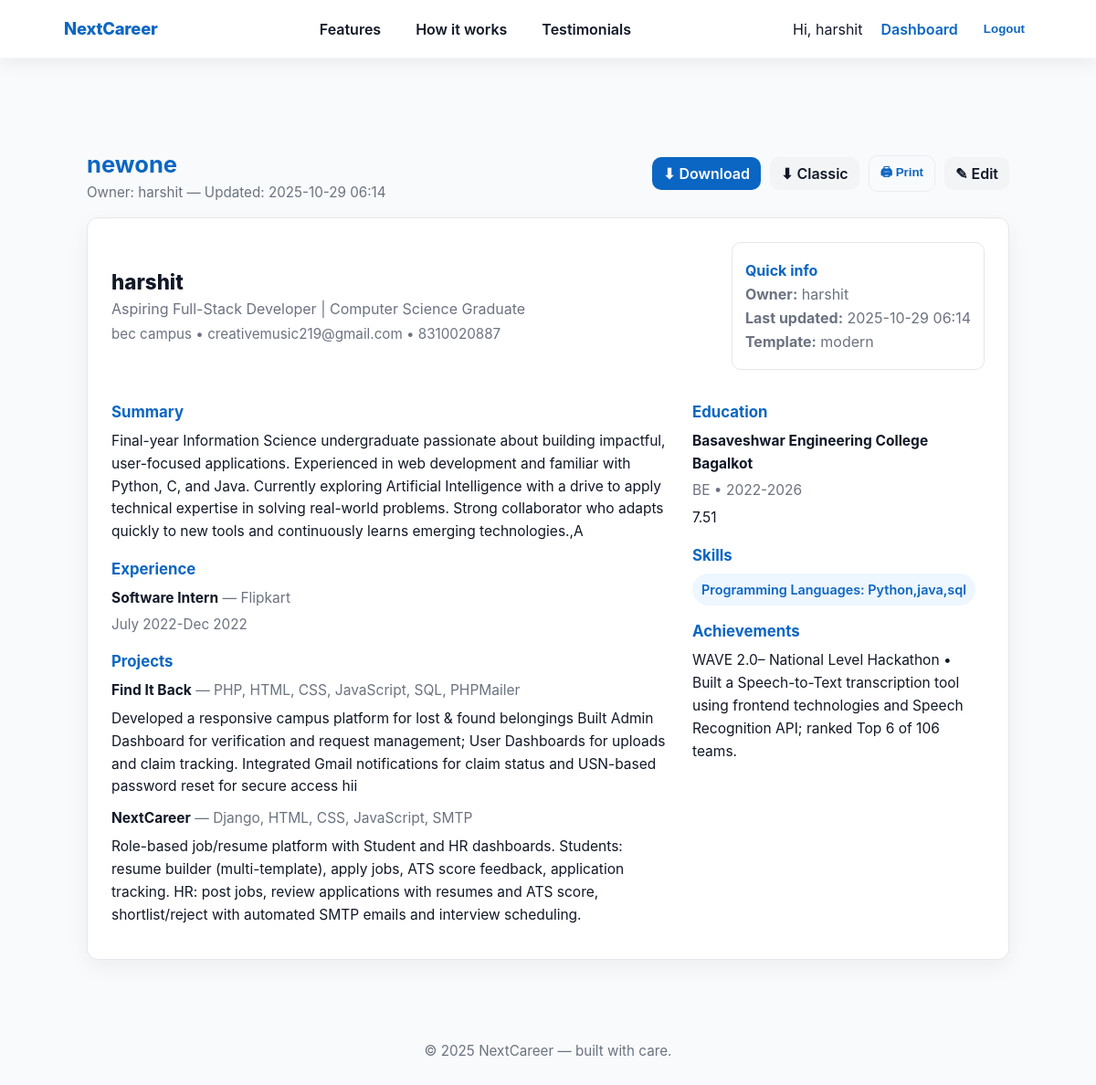
Page /jobs/resume/5/ (signed in) on the committed database.
### accounts/models.py (models this page shows, shortened)
class User(AbstractUser):
    ROLE_STUDENT = 'student'
    ROLE_HR = 'hr'
    ROLE_CHOICES = [
        (ROLE_STUDENT, 'Student'),
        (ROLE_HR, 'HR'),
    ]
    role = models.CharField(max_length=20, choices=ROLE_CHOICES, default=ROLE_STUDENT)

### jobs/models.py (models this page shows, shortened)
class Resume(models.Model):
    owner = models.ForeignKey(settings.AUTH_USER_MODEL, on_delete=models.CASCADE, related_name='resumes')
    title = models.CharField(max_length=255, default='My Resume')
    data = models.JSONField(default=dict, blank=True)
    created_at = models.DateTimeField(auto_now_add=True)
    updated_at = models.DateTimeField(auto_now=True)
    pdf_file = models.FileField(upload_to=resume_pdf_upload_path, null=True, blank=True)

### jobs/views.py (the view)
# urls.py: path('jobs/resume/<int:resume_id>/', jobs_views.resume_detail, name='resume_detail'),
@login_required
def resume_detail(request, resume_id):
    resume = get_object_or_404(Resume, id=resume_id)
    if resume.owner != request.user and not (getattr(request.user, 'role', None) == 'hr' or getattr(request.user, 'is_staff', False)):
        return HttpResponseForbidden("Not allowed")
    return render(request, 'jobs/resume_detail.html', {'resume': resume})

### templates/jobs/resume_detail.html (shortened to what this page needs)
{% extends 'base.html' %}
{% load static %}
{% block content %}
<div class="resume-wrap" role="main">
  <header class="resume-header" aria-labelledby="resume-title">
    <div>
      <h1 id="resume-title" class="resume-title">{{ resume.title }}</h1>
      <div class="resume-meta">Owner: {{ resume.owner.username }} — Updated: {{ resume.updated_at|date:"Y-m-d H:i" }}</div>
    </div>
    <div class="actions" aria-hidden="false">
      <a class="btn" href="{% url 'resume_download' resume.id %}?template=modern" title="Download PDF (Modern)">
        ⬇ Download
      </a>
      <a class="btn secondary" href="{% url 'resume_download' resume.id %}?template=classic" title="Download PDF (Classic)">
        ⬇ Classic
      </a>
      <button class="btn ghost" id="print-btn" type="button" title="Print resume">🖨 Print</button>
      <a class="btn secondary" href="{% url 'edit_resume' resume.id %}">✎ Edit</a>
    </div>
  </header>
  <article class="resume-card" aria-label="Resume content">
    <div class="person-head">
      <div class="person-left">
        <h2 class="name">{{ resume.data.personal.full_name|default:'' }}</h2>
        <div class="headline">{{ resume.data.personal.headline|default:'' }}</div>
        <div class="contact" aria-label="Contact information">
          {% with loc=resume.data.personal.location email=resume.data.personal.email phone=resume.data.personal.phone %}
            {% if loc %}{{ loc }}{% endif %}
            {% if email %} • <a href="mailto:{{ email }}">{{ email }}</a>{% endif %}
            {% if phone %} • <a href="tel:{{ phone }}">{{ phone }}</a>{% endif %}
          {% endwith %}
        </div>
      </div>
      <aside class="meta-box" aria-labelledby="quick-stats">
        <p id="quick-stats" style="font-weight:700;color:var(--primary)">Quick info</p>
        <p><strong>Owner:</strong> {{ resume.owner.username }}</p>
        <p><strong>Last updated:</strong> {{ resume.updated_at|date:"Y-m-d H:i" }}</p>
        <p><strong>Template:</strong> {{ request.GET.template|default:"modern" }}</p>
      </aside>
    </div>
    <div class="grid-2">
      <div>
        <section class="section" id="summary">
          <h3>Summary</h3>
          <p>{{ resume.data.summary|default:"—" }}</p>
        </section>
        <section class="section" id="experience">
          <h3>Experience</h3>
          {% if resume.data.experience %}
            {% for ex in resume.data.experience %}
              <div style="margin-bottom:10px;">
                <strong>{{ ex.title }}</strong> <span style="color:var(--muted)">— {{ ex.company }}</span>
                <div style="font-size:0.95rem;color:var(--muted)">{{ ex.duration }}</div>
              </div>
            {% endfor %}
          {% else %}
            <p class="muted">No experience listed.</p>
          {% endif %}
        </section>
        <section class="section" id="projects">
          <h3>Projects</h3>
          {% if resume.data.projects %}
            {% for p in resume.data.projects %}
              <div style="margin-bottom:10px;">
                <strong>{{ p.title }}</strong>
                {% if p.tech %}<span style="color:var(--muted)"> — {{ p.tech }}</span>{% endif %}
                <div style="margin-top:6px;">{{ p.description }}</div>
              </div>
            {% endfor %}
          {% else %}
            <p class="muted">No projects listed.</p>
          {% endif %}
        </section>
      </div>
      <aside>
        <section class="section" id="education">
          <h3>Education</h3>
          {% if resume.data.education %}
            {% for e in resume.data.education %}
              <div style="margin-bottom:10px;">
                <strong>{{ e.school }}</strong>
                <div style="color:var(--muted)">{{ e.degree }} • {{ e.duration }}</div>
                <div style="margin-top:6px;">{{ e.details }}</div>
              </div>
            {% endfor %}
          {% else %}
            <p class="muted">No education listed.</p>
          {% endif %}
        </section>
        <section class="section" id="skills">
          <h3>Skills</h3>
          <div class="skills" aria-label="Skills list">
            {% if resume.data.skills %}
              {% for s in resume.data.skills %}
                <span class="skill-pill">{{ s }}</span>
              {% endfor %}
            {% else %}
              <p class="muted">No skills listed.</p>
            {% endif %}
          </div>
        </section>
        <section class="section" id="achievements">
          <h3>Achievements</h3>
          <div>{{ resume.data.achievements|default:"—" }}</div>
        </section>
      </aside>
    </div>
  </article>
</div>
{% endblock %}

### templates/base.html (shortened to what this page needs)
{% load static %}
<!doctype html>
<html lang="en">
<head>
</head>
<body>
  {% if request.resolver_match and request.resolver_match.url_name != 'login' and request.resolver_match.url_name != 'signup' %}
    <header>
      <nav class="site-nav" role="navigation" aria-label="Main">
        <div class="nav-inner">
          <a class="brand" href="{% url 'home' %}">NextCareer</a>
          <ul class="nav-links" id="desktop-links" role="menubar">
            <li role="none"><a role="menuitem" href="{% url 'home' %}#features">Features</a></li>
            <li role="none"><a role="menuitem" href="{% url 'home' %}#how-it-works">How it works</a></li>
            <li role="none"><a role="menuitem" href="{% url 'home' %}#testimonials">Testimonials</a></li>
          </ul>
          <div class="nav-actions" id="nav-actions">
            {% if user.is_authenticated %}
              <span class="nav-welcome">Hi, {{ user.first_name|default:user.username }}</span>
              <a class="nav-btn nav-link" href="{% url 'dashboard-redirect' %}">Dashboard</a>
              <form method="post" action="{% url 'logout' %}" class="logout-form" style="display:inline;">
                <button type="submit" class="logout-button" style="background:none;border:0;color:var(--primary);font-weight:700;cursor:pointer">Logout</button>
              </form>
            {% else %}
              <a class="nav-link" href="{% url 'login' %}">Login</a>
              <a class="nav-cta" href="{% url 'signup' %}">Signup</a>
            {% endif %}
          </div>
        </div>
      </nav>
    </header>
  {% else %}
    <header class="auth-header" role="banner">
      <a class="auth-brand" href="{% url 'home' %}">NextCareer</a>
    </header>
  {% endif %}
  <main id="main">
    {% block content %}{% endblock %}
  </main>
  <footer class="site-footer" role="contentinfo">
    <div class="footer-inner">
      &copy; {% now "Y" %} NextCareer — built with care.
    </div>
  </footer>
</body>
</html>

### templates/base.html (style rules this page uses)
:root { --primary: #0b66c3; --primary-600: #0954a8; --bg: #f9fafb; --surface: #ffffff; --white: #fff; --muted: #6b7280; --text: #0f1724; --radius: 10px; --gap: 14px; --shadow-1: 0 6px 18px rgba(2,6,23,0.06); --shadow-2: 0 12px 30px rgba(2,6,23,0.08); --focus-ring: 3px solid rgba(11,102,195,0.12); --max-width: 1100px; --motion: 180ms; --easing: cubic-bezier(.2,.9,.3,1); --header-h: 64px; --header-h-mobile: 56px; }
* { box-sizing:border-box }
html,body { height:100%;margin:0;background:var(--bg);color:var(--text);font-family:Inter,system-ui,-apple-system,"Segoe UI",Roboto,"Helvetica Neue",Arial;-webkit-font-smoothing:antialiased }
a { color:inherit;text-decoration:none }
.site-nav { background:var(--surface); box-shadow:var(--shadow-1); position:fixed; top:0; left:0; right:0; width:100%; height: var(--header-h); z-index:9999; border-bottom:1px solid rgba(15,23,36,0.03); backdrop-filter: blur(4px) saturate(110%); }
.nav-inner { max-width:var(--max-width); margin:0 auto; height:100%; display:flex; align-items:center; justify-content:space-between; gap:var(--gap); padding:0 20px; border-radius:999px; }
.brand, .auth-brand { font-weight:800; color:var(--primary); text-decoration:none; display:inline-flex; align-items:center; line-height:1; height:100% }
.brand { font-size:1.15rem; letter-spacing:-0.01em }
.nav-links { display:flex; gap:14px; list-style:none; padding:0; margin:0; align-items:center; height:100%; }
.nav-links a { display:inline-flex; align-items:center; height:100%; color:#111827; padding:0 12px; border-radius:8px; font-weight:600; transition: background var(--motion) var(--easing), transform var(--motion) var(--easing), color var(--motion) var(--easing); }
.nav-actions { display:flex; align-items:center; gap:12px; height:100% }
.nav-link { color:var(--primary); font-weight:600; padding:0 8px; border-radius:8px; display:inline-flex; align-items:center; height:100% }
.logout-button { background:none;border:0;color:var(--primary);font-weight:700;cursor:pointer;padding:0 8px;border-radius:8px; height:38px; display:inline-flex; align-items:center }
main { max-width:var(--max-width); margin:28px auto; padding: calc(var(--header-h) + 20px) 20px 0; min-height:50vh; }
.site-footer { background:transparent; padding:30px 0; color:var(--muted); text-align:center; font-size:0.95rem; margin-top:40px }

### rows in the picture
User: first_name "harshit", email "creativemusic219@gmail.com"
Resume: title "newone", owner.username "harshit", updated_at "2025-10-29 06:14", data.personal.full_name "harshit", data.personal.headline "Aspiring Full-Stack Developer | Computer Science Graduate", data.summary "Final-year Information Science undergraduate passionate about building impactful, user-focused applications. Experienced in web development and familiar with Python, C, and Java. Currently exploring Artificial Intelligence with a drive to apply technical expertise in solving real-world problems. Strong collaborator who adapts quickly to new tools and continuously learns emerging technologies.,A", data.achievements "WAVE 2.0– National Level Hackathon • Built a Speech-to-Text transcription tool using frontend technologies and Speech Recognition API; ranked Top 6 of 106 teams."

### other values in the picture
{{ loc }} "bec campus"
{{ phone }} "8310020887"
{{ request.GET.template|default:"modern" }} "modern"
{{ ex.title }} "Software Intern"
{{ ex.company }} "Flipkart"
{{ ex.duration }} "July 2022-Dec 2022"
{{ p.title }} "Find It Back" "NextCareer"
{{ p.tech }} "PHP, HTML, CSS, JavaScript, SQL, PHPMailer" "Django, HTML, CSS, JavaScript, SMTP"
{{ e.school }} "Basaveshwar Engineering College Bagalkot"
{{ e.degree }} "BE"
{{ e.duration }} "2022-2026"
{{ e.details }} "7.51"
{{ s }} "Programming Languages: Python,java,sql"
